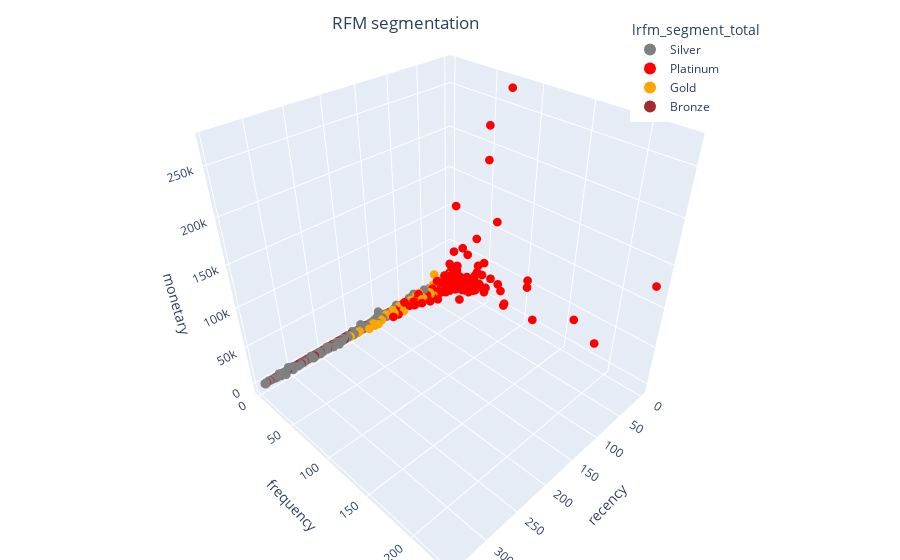

Write notebook code for a chart like this one.
### Code cell
import plotly.express as px

color_map = {'Bronze' : 'brown', 'Silver' : 'gray', 'Gold' : 'orange', 'Platinum' : 'red'}

fig = px.scatter_3d(
    df_customer,
    x='recency',
    y='frequency',
    z='monetary',
    color='lrfm_segment_total',
    color_discrete_map=color_map,
)

fig.update_traces(marker_size = 3)

# tight layout
fig.update_layout(margin=dict(l=0, r=0, b=0, t=0),
                  title={
                    'text': "RFM segmentation",
                    'y':0.97,
                    'x':0.45,
                    'xanchor': 'center',
                    'yanchor': 'top'},
                    legend=dict(
                      yanchor="top",
                      y=0.97,
                      xanchor="left",
                      x=0.70,
                      itemsizing='constant',
                      itemwidth = 30))

fig.update_xaxes(tickformat=".0f")

### Figure 1 — Plotly figure (JSON) as saved in the notebook; plotly's stock layout.template omitted (floating-point values rounded to 4 significant figures; data arrays with more than 128 entries replaced by an {"elided": "..."} marker saying what was removed)
{"data": [{"hovertemplate": "lrfm_segment_total=Silver<br>recency=%{x}<br>frequency=%{y}<br>monetary=%{z}<extra></extra>", "legendgroup": "Silver", "marker": {"color": "gray", "size": 3, "symbol": "circle"}, "mode": "markers", "name": "Silver", "scene": "scene", "showlegend": true, "type": "scatter3d", "x": {"elided": "1439 int values"}, "y": {"elided": "1439 int values"}, "z": {"elided": "1439 float values"}}, {"hovertemplate": "lrfm_segment_total=Platinum<br>recency=%{x}<br>frequency=%{y}<br>monetary=%{z}<extra></extra>", "legendgroup": "Platinum", "marker": {"color": "red", "size": 3, "symbol": "circle"}, "mode": "markers", "name": "Platinum", "scene": "scene", "showlegend": true, "type": "scatter3d", "x": {"elided": "871 int values"}, "y": {"elided": "871 int values"}, "z": {"elided": "871 float values"}}, {"hovertemplate": "lrfm_segment_total=Gold<br>recency=%{x}<br>frequency=%{y}<br>monetary=%{z}<extra></extra>", "legendgroup": "Gold", "marker": {"color": "orange", "size": 3, "symbol": "circle"}, "mode": "markers", "name": "Gold", "scene": "scene", "showlegend": true, "type": "scatter3d", "x": {"elided": "539 int values"}, "y": {"elided": "539 int values"}, "z": {"elided": "539 float values"}}, {"hovertemplate": "lrfm_segment_total=Bronze<br>recency=%{x}<br>frequency=%{y}<br>monetary=%{z}<extra></extra>", "legendgroup": "Bronze", "marker": {"color": "brown", "size": 3, "symbol": "circle"}, "mode": "markers", "name": "Bronze", "scene": "scene", "showlegend": true, "type": "scatter3d", "x": {"elided": "1395 int values"}, "y": {"elided": "1395 int values"}, "z": {"elided": "1395 float values"}}], "layout": {"legend": {"itemsizing": "constant", "itemwidth": 30, "title": {"text": "lrfm_segment_total"}, "tracegroupgap": 0, "x": 0.7, "xanchor": "left", "y": 0.97, "yanchor": "top"}, "margin": {"b": 0, "l": 0, "r": 0, "t": 0}, "scene": {"domain": {"x": [0, 1], "y": [0, 1]}, "xaxis": {"title": {"text": "recency"}}, "yaxis": {"title": {"text": "frequency"}}, "zaxis": {"title": {"text": "monetary"}}}, "title": {"text": "RFM segmentation", "x": 0.45, "xanchor": "center", "y": 0.97, "yanchor": "top"}, "xaxis": {"tickformat": ".0f"}}}
